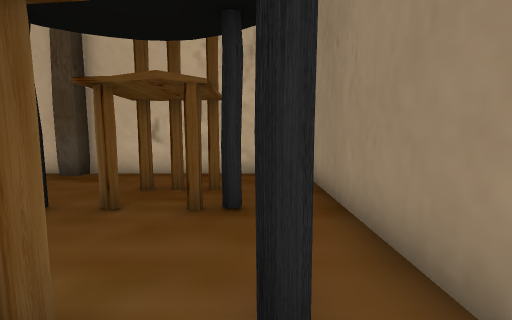
view 1 (above)

19 first-person views from a walk through a scene from a Unity 3-D project. The camera is 1.2 m above the floor, tilts 6° down and sees 90° across. The floor is counted in squares, 1 m on a side. Each view is taken from the middle of a square. On the plan, view 1 faces up. The plan holds only what a view shows up to about 12 squares ahead; the rest is blank. Some animated figures are left out. Some surface patterns are stand-ins.

view 2
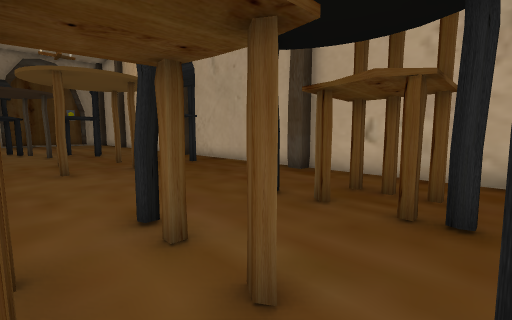

view 3
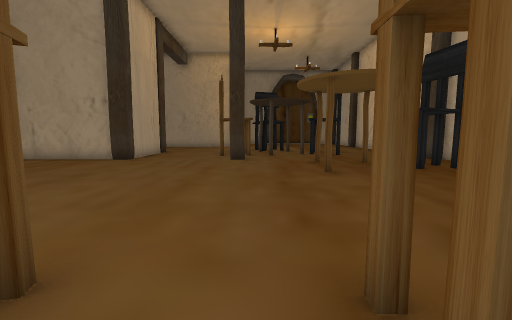

view 4
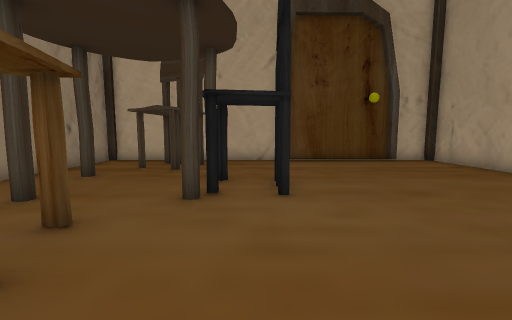

view 5
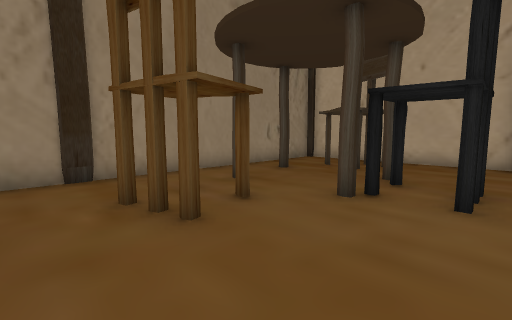

view 6
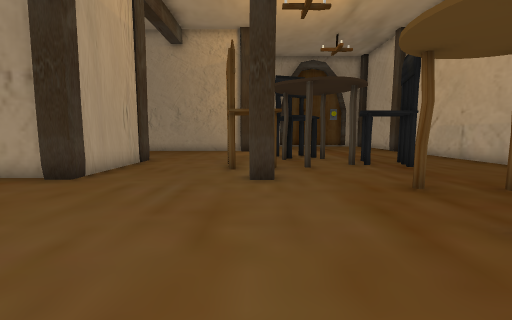

view 7
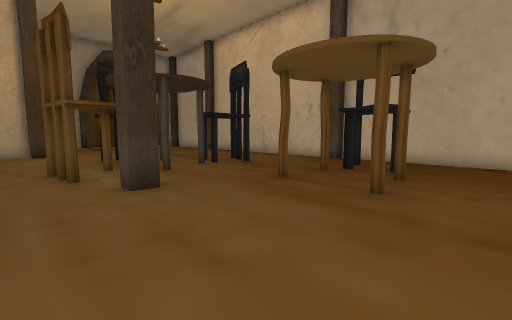

view 8
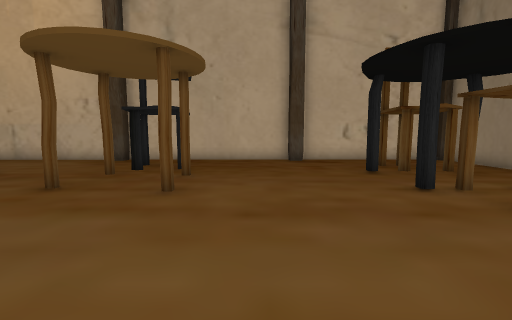

view 9
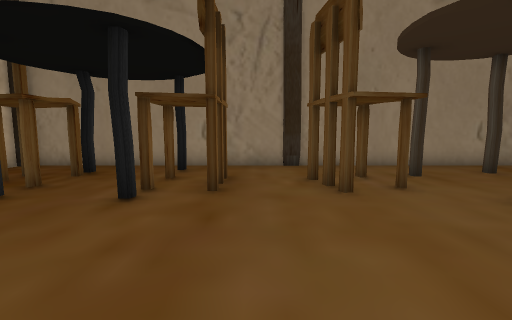

view 10
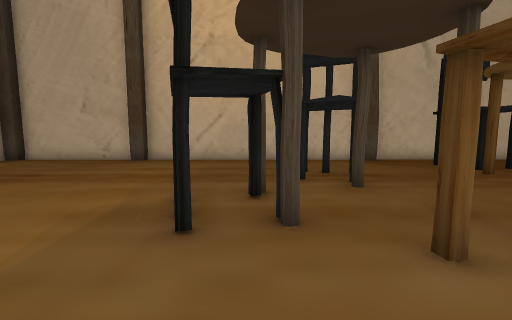

view 11
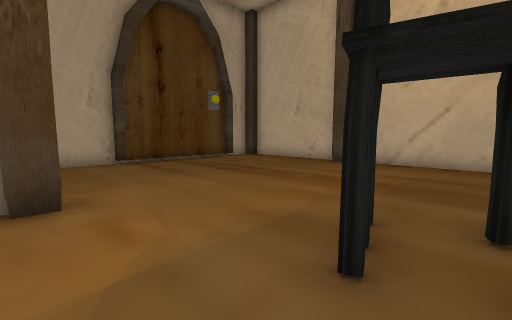

view 12
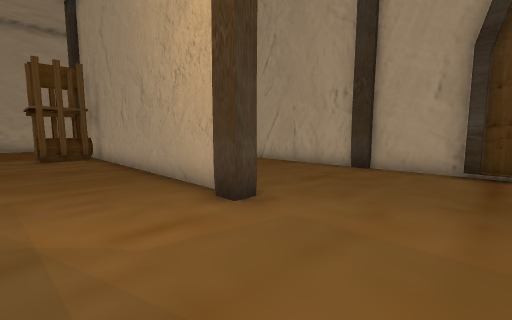

view 13
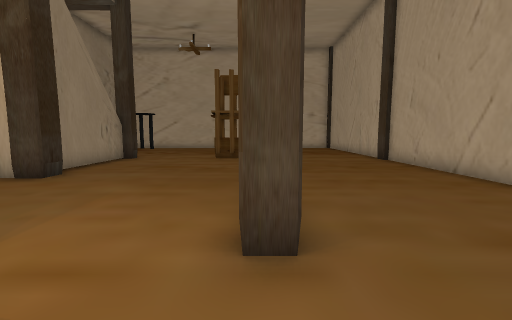

view 14
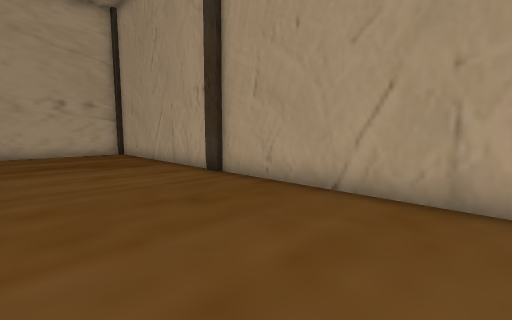

view 15
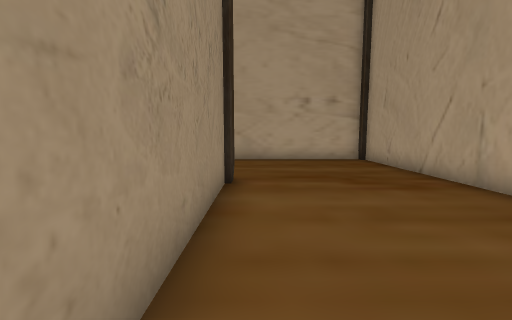

view 16
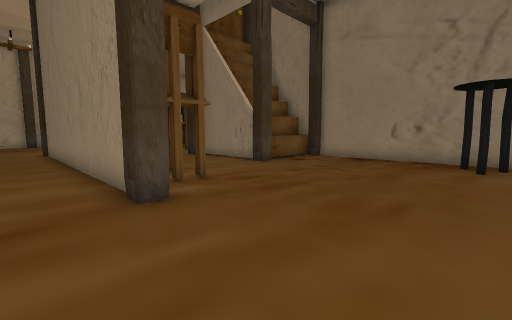

view 17
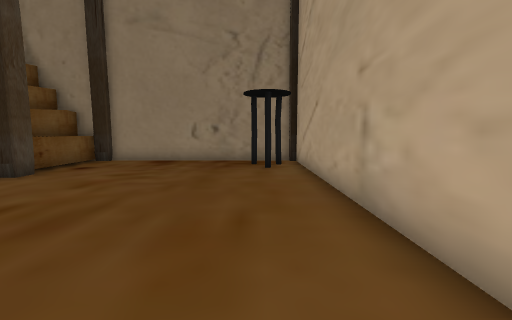

view 18
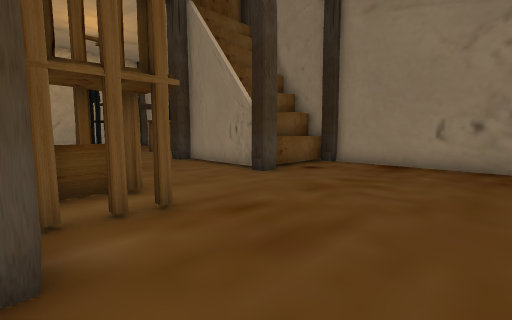

view 19
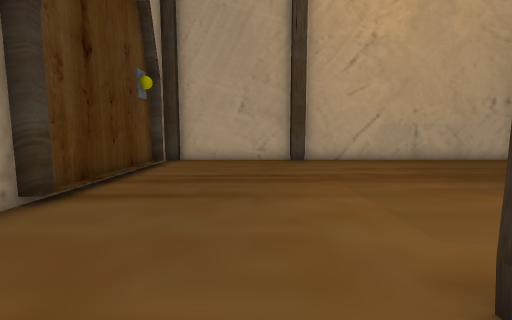

### Floor plan
Key: @ floor where view 1 was taken; # wall or solid block; x gap in a wall; . floor; = window, fence, low wall or low ledge; ^ raised ledge.
Columns run from 29 left of view 1 to 2 right of it. Each row starts with its distance up from view 1.
  8 ###############################
  7 #.............................##
  6 #.................##...........#
  5 #..................#.......##..#
  4 #...........#x#...##.......##..#
  3 #...................#..........#
  2 #............#....#............#
  1 #..........#........#.......##.#
  0 #.........##..............###@.#
 -1 #.........##...................#
 -2 #...............#..........#...#
 -3 #.....#......##...........##...#
 -4 #.....#...................###..#
 -5 #.....#.....................x..#
 -6 #.....#................#.#.....#
 -7 #.....#.....#####......#.......#
 -8 #.....#.....#   #........#...#.#
 -9 #.....#.....#   #..........#...#
-10 #.....#.....#   #...........#..#
-11 #.....#.....#####.........##...#
-12 #.....#=#...#^^^################
-13 #.....###.......#
-14 #.....###.......#
-15 #.....#.........#
-16 #...............#
-17 #...............#
-18 #...............#
-19 #.............###
-20 #..............##
-21 ################

Where each view was taken, in squares from view 1:
view 1: 0 up, 0 right, facing up
view 2: 0 up, 0 right, facing up-left
view 3: 1 down, 1 left, facing left
view 4: 1 down, 5 left, facing down
view 5: 1 down, 6 left, facing down-right
view 6: 2 down, 6 left, facing left
view 7: 4 down, 7 left, facing up-left
view 8: 4 down, 7 left, facing up
view 9: 1 down, 8 left, facing right
view 10: 4 down, 18 left, facing up
view 11: 3 down, 18 left, facing up-left
view 12: 1 up, 20 left, facing down-left
view 13: 0 up, 23 left, facing down
view 14: 5 down, 24 left, facing down-left
view 15: 9 down, 24 left, facing down
view 16: 20 down, 25 left, facing up-right
view 17: 19 down, 24 left, facing right
view 18: 18 down, 23 left, facing up-right
view 19: 4 down, 25 left, facing up
